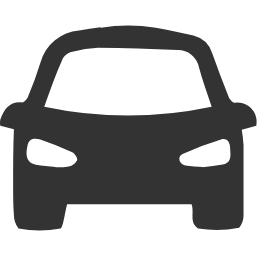
#> input picture 车辆-01.png, 257 x 256 px
$ python polarplot.py
#> lines starting #> are read from the running program, lines starting #| are printed output that depends on the picture
import numpy as np
import matplotlib.pyplot as plt
from matplotlib.patches import Wedge
from matplotlib.offsetbox import OffsetImage, AnnotationBbox
from matplotlib.colors import LinearSegmentedColormap
import matplotlib.image as mpimg
import os

plt.rcParams.update({
    'font.size': 14,
    'axes.labelsize': 14,
    'xtick.labelsize': 13,
    'ytick.labelsize': 12,
    'legend.fontsize': 13,
    'axes.titlesize': 15,
    'figure.titlesize': 15
})


# 设置参数
num_angles = 12
num_rings = 3
inner_hole_radius = 0.75  # 圆心留空区域半径
angle_width = 360 / num_angles


# [5 lines of commented-out code are left out]

data = [
    [2.123, 2.262, 3.562, 3.629, 2.839, 1.482, 2.077, 2.451, 3.503, 3.961, 3.189, 1.785],
    [1.829, 2.081, 3.123, 3.405, 2.982, 1.601, 1.908, 2.215, 3.201, 3.789, 2.951, 1.654],
    [1.456, 1.789, 2.901, 3.201, 2.675, 1.234, 1.567, 1.789, 2.901, 3.456, 2.678, 1.345]
]
data = np.array(data)
data = data / 4
print("Data shape:", data.shape)
print("Data values:\n", data)

custom_cmap = LinearSegmentedColormap.from_list("custom_cool", ["#D0CECE","#F8CBAD", "#C55A11" ])


# 创建图形
# fig, ax = plt.subplots(subplot_kw={'projection': 'polar'}, figsize=(9, 7), facecolor='white')
fig, ax = plt.subplots(subplot_kw={'projection': 'polar'}, figsize=(4.5, 4.0), facecolor='white')
ax.set_theta_zero_location('S')  # 0° 在南方（下方）
ax.set_theta_direction(1)       # 顺时针方向


# 设置色块偏移角度，使其错开整数角度（±15°）
theta_offset = angle_width / 2
theta_edges = np.linspace(0, 360, num_angles + 1)
r_edges = np.linspace(inner_hole_radius, num_rings + inner_hole_radius, num_rings + 1)

# 绘制每个扇形色块
for i in range(num_rings):
    r0 = r_edges[i]
    r1 = r_edges[i + 1]
    for j in range(num_angles):
        # 色块中心以 j * angle_width 位置为中心（整数刻度），范围 ±15°
        theta_center = j * angle_width
        theta0 = theta_center - theta_offset
        theta1 = theta_center + theta_offset
        val = data[i, j]

        theta_range = np.radians(np.linspace(theta0, theta1, 30))
        r_inner = np.full_like(theta_range, r0)
        r_outer = np.full_like(theta_range, r1)
        # ax.fill_between(theta_range, r_inner, r_outer, color=plt.cm.plasma(val), edgecolor='gray', linewidth=0.3)
        ax.fill_between(theta_range, r_inner, r_outer, color=custom_cmap(val), edgecolor='gray', linewidth=0.3)

# 设置极坐标刻度（固定在整数角度）
angle_ticks = [i * angle_width for i in range(num_angles)]
ax.set_xticks(np.radians(angle_ticks))
ax.set_xticklabels([f'{int(a)}°' for a in angle_ticks])

# 设置距离标签在圆环中心
r_label_pos = [(r_edges[i] + r_edges[i + 1]) / 2 for i in range(num_rings)]
ax.set_yticks(r_label_pos)
ax.set_yticklabels(['Near', 'Mid', 'Far'])

# 去除默认半径虚线
ax.yaxis.grid(False)

# 标题与色条
# ax.set_title("Adversarial Effectiveness by Angle and Distance", va='bottom', fontsize=14, weight='bold')
ax.grid(color='lightgray', linestyle='--', linewidth=0.5)

ax.yaxis.grid(False)  # 去除径向虚线
ax.xaxis.grid(False)  # 去除角度方向虚线

# sm = plt.cm.ScalarMappable(cmap='plasma', norm=plt.Normalize(vmin=0, vmax=4))
# sm = plt.cm.ScalarMappable(cmap='cividis', norm=plt.Normalize(vmin=0, vmax=4))
# sm = plt.cm.ScalarMappable(cmap='viridis', norm=plt.Normalize(vmin=0, vmax=4))
sm = plt.cm.ScalarMappable(cmap=custom_cmap, norm=plt.Normalize(vmin=0, vmax=4))

cbar = plt.colorbar(sm, ax=ax, pad=0.1)
cbar.set_label('LCR (Lower → Higher)', fontsize=12)
cbar.ax.tick_params(labelsize=10)


# 放置 logo 图片在图中间（示例使用 matplotlib 自带图像）
logo_path = './车辆-01.png'
if os.path.exists(logo_path):
    image = mpimg.imread(logo_path)
#> image is the input picture: shape (256, 257, 4) float32; mean R, G, B, A 0.0865, 0.0865, 0.0865, 0.422
    imagebox = OffsetImage(image, zoom=0.1)
    ab = AnnotationBbox(imagebox, (0, 0), frameon=False, boxcoords="data")
    ax.add_artist(ab)

plt.tight_layout()
plt.savefig('./polar.pdf', format='pdf', bbox_inches='tight')
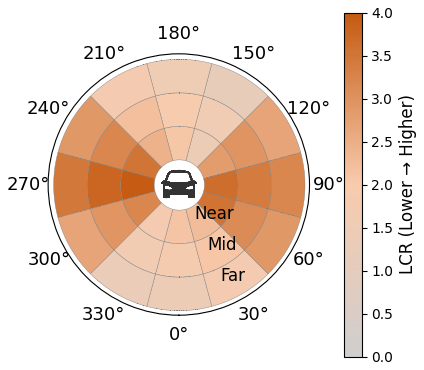
#> figure drawn by matplotlib, 2 panels
